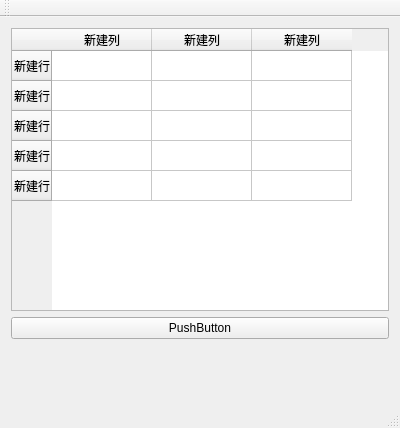
<?xml version="1.0" encoding="UTF-8"?>
<ui version="4.0">
 <class>MainWindow</class>
 <widget class="QMainWindow" name="MainWindow">
  <property name="geometry">
   <rect>
    <x>0</x>
    <y>0</y>
    <width>400</width>
    <height>428</height>
   </rect>
  </property>
  <property name="windowTitle">
   <string>MainWindow</string>
  </property>
  <widget class="QWidget" name="centralWidget">
   <layout class="QGridLayout" name="gridLayout">
    <item row="0" column="0">
     <widget class="QTableWidget" name="tableWidget">
      <row>
       <property name="text">
        <string>新建行</string>
       </property>
      </row>
      <row>
       <property name="text">
        <string>新建行</string>
       </property>
      </row>
      <row>
       <property name="text">
        <string>新建行</string>
       </property>
      </row>
      <row>
       <property name="text">
        <string>新建行</string>
       </property>
      </row>
      <row>
       <property name="text">
        <string>新建行</string>
       </property>
      </row>
      <column>
       <property name="text">
        <string>新建列</string>
       </property>
      </column>
      <column>
       <property name="text">
        <string>新建列</string>
       </property>
      </column>
      <column>
       <property name="text">
        <string>新建列</string>
       </property>
      </column>
     </widget>
    </item>
    <item row="1" column="0">
     <widget class="QPushButton" name="pushButton">
      <property name="text">
       <string>PushButton</string>
      </property>
     </widget>
    </item>
    <item row="2" column="0">
     <widget class="QLabel" name="label">
      <property name="minimumSize">
       <size>
        <width>0</width>
        <height>50</height>
       </size>
      </property>
      <property name="text">
       <string/>
      </property>
     </widget>
    </item>
   </layout>
  </widget>
  <widget class="QMenuBar" name="menuBar">
   <property name="geometry">
    <rect>
     <x>0</x>
     <y>0</y>
     <width>400</width>
     <height>23</height>
    </rect>
   </property>
  </widget>
  <widget class="QToolBar" name="mainToolBar">
   <attribute name="toolBarArea">
    <enum>TopToolBarArea</enum>
   </attribute>
   <attribute name="toolBarBreak">
    <bool>false</bool>
   </attribute>
  </widget>
  <widget class="QStatusBar" name="statusBar"/>
 </widget>
 <layoutdefault spacing="6" margin="11"/>
 <resources/>
 <connections/>
</ui>
